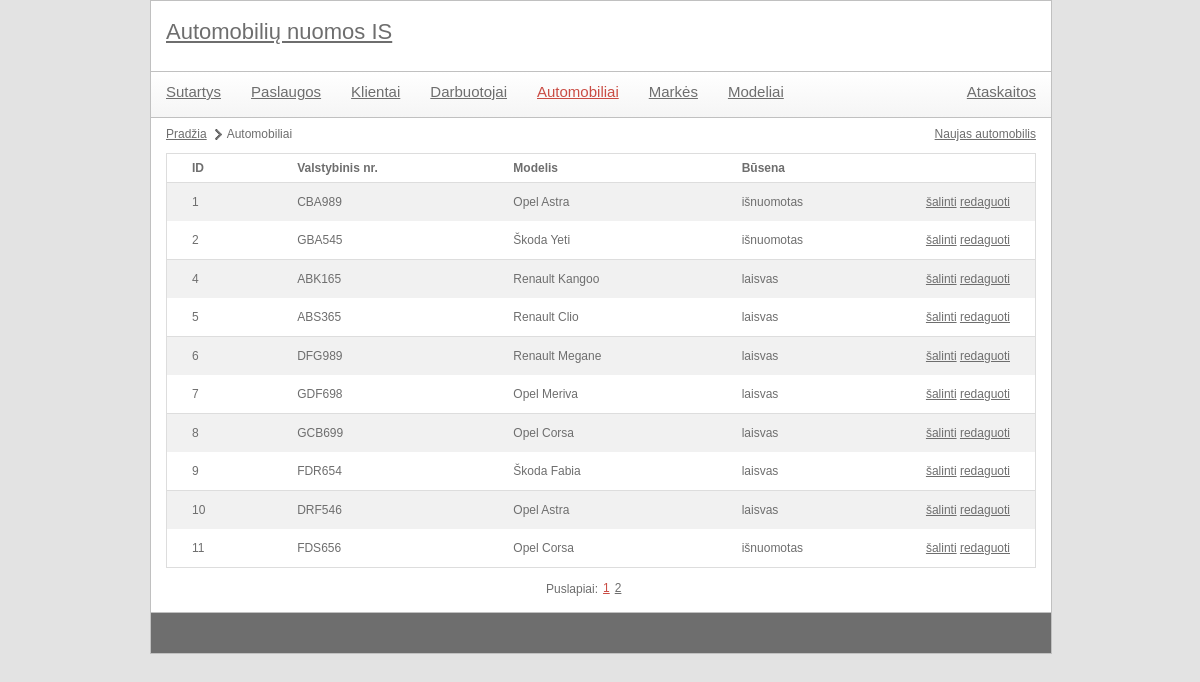
/autonuoma/index.php?module=car&action=list, run on the app's committed database.
### tables this page shows
CREATE TABLE `pavyzdys_automobiliai` (
  `id` int(11) NOT NULL,
  `valstybinis_nr` char(6) NOT NULL,
  `pagaminimo_data` date NOT NULL,
  `rida` int(11) NOT NULL,
  `radijas` tinyint(1) NOT NULL,
  `grotuvas` tinyint(1) NOT NULL,
  `kondicionierius` tinyint(1) NOT NULL,
  `vietu_skaicius` smallint(6) NOT NULL,
  `registravimo_data` date NOT NULL,
  `verte` decimal(8,2) NOT NULL,
  `pavaru_deze` int(11) NOT NULL,
  `degalu_tipas` int(11) NOT NULL,
  `kebulas` int(11) NOT NULL,
  `bagazo_dydis` int(11) NOT NULL,
  `busena` int(11) DEFAULT NULL,
  `fk_modelis` int(11) NOT NULL
);

CREATE TABLE `pavyzdys_markes` (
  `pavadinimas` varchar(20) NOT NULL,
  `id` int(11) NOT NULL
);

CREATE TABLE `pavyzdys_modeliai` (
  `pavadinimas` varchar(20) NOT NULL,
  `id` int(11) NOT NULL,
  `fk_marke` int(11) NOT NULL
);

CREATE TABLE `pavyzdys_auto_busenos` (
  `ID` int(11) NOT NULL,
  `name` char(10) NOT NULL
);

### autonuoma/controls/car_list.php (called while the page is built)
<?php
include 'libraries/cars.class.php';
$carsObj = new cars();
$elementCount = $carsObj->getCarListCount();
include 'utils/paging.class.php';
$paging = new paging(config::NUMBER_OF_ROWS_IN_PAGE);
$paging->process($elementCount, $pageId);
$data = $carsObj->getCarList($paging->size, $paging->first);
include 'templates/car_list.tpl.php';
?>

### autonuoma/index.php (called while the page is built, shortened)
<?php
	include 'utils/mysql.class.php';
	if(isset($_GET['module'])) {
		$module = mysql::escape($_GET['module']);
	}
	include 'templates/main.tpl.php';
?>

### autonuoma/utils/mysql.class.php (called while the page is built, shortened)
<?php
class mysql {
    protected static $connection;
    public static function connect() {
		if(!isset(self::$connection)) {
            self::$connection = new mysqli(config::DB_SERVER, config::DB_USERNAME, config::DB_PASSWORD, config::DB_NAME);
        }
        return self::$connection;
    }
    public static function query($query) {
        $connection = mysql::connect();
        $result = $connection->query($query);
        return $result;
    }
    public static function select($query) {
        $rows = array();
        $result = mysql::query($query);
        while ($row = $result->fetch_assoc()) {
            $rows[] = $row;
        }
        return $rows;
    }
	public static function escape($field) {
		$connection =  mysql::connect();
		return mysqli_real_escape_string($connection, $field);
	}
}

### autonuoma/utils/paging.class.php (called while the page is built, shortened)
<?php
class paging {
	public $size;
	public function __construct($rowsPerPage) {
		$this->size = $rowsPerPage;
	}
	public function process($total, $currentPage) {
		$this->first = ($currentPage - 1) * $this->size;
	}
}
?>

### autonuoma/libraries/cars.class.php (called while the page is built, shortened)
<?php
class cars {
	private $markes_lentele = '';
	private $modeliai_lentele = '';
	private $automobiliai_lentele = '';
	private $auto_busenos_lentele = '';
	public function __construct() {
		$this->markes_lentele = config::DB_PREFIX . 'markes';
		$this->modeliai_lentele = config::DB_PREFIX . 'modeliai';
		$this->automobiliai_lentele = config::DB_PREFIX . 'automobiliai';
		$this->auto_busenos_lentele = config::DB_PREFIX . 'auto_busenos';
	}
	public function getCarList($limit = null, $offset = null) {
		$limitOffsetString = "";
		if(isset($limit)) {
			$limitOffsetString .= " LIMIT {$limit}";
		}
		if(isset($offset)) {
			$limitOffsetString .= " OFFSET {$offset}";
		}
		$query = "  SELECT `{$this->automobiliai_lentele}`.`id`,
						   `{$this->automobiliai_lentele}`.`valstybinis_nr`,
						   `{$this->auto_busenos_lentele}`.`name` AS `busena`,
						   `{$this->modeliai_lentele}`.`pavadinimas` AS `modelis`,
						   `{$this->markes_lentele}`.`pavadinimas` AS `marke`
					FROM `{$this->automobiliai_lentele}`
						LEFT JOIN `{$this->modeliai_lentele}`
							ON `{$this->automobiliai_lentele}`.`fk_modelis`=`{$this->modeliai_lentele}`.`id`
						LEFT JOIN `{$this->markes_lentele}`
							ON `{$this->modeliai_lentele}`.`fk_marke`=`{$this->markes_lentele}`.`id`
						LEFT JOIN `{$this->auto_busenos_lentele}`
							ON `{$this->automobiliai_lentele}`.`busena`=`{$this->auto_busenos_lentele}`.`id`" . $limitOffsetString;
		$data = mysql::select($query);
		return $data;
	}
}

### autonuoma/templates/car_list.tpl.php (the view, shortened to what this page needs)
<ul id="pagePath">
	<li><a href="index.php">Pradžia</a></li>
	<li>Automobiliai</li>
</ul>
<div id="actions">
	<a href='index.php?module=<?php echo $module; ?>&action=create'>Naujas automobilis</a>
</div>
<table class="listTable">
	<tr>
		<th>ID</th>
		<th>Valstybinis nr.</th>
		<th>Modelis</th>
		<th>Būsena</th>
		<th></th>
	</tr>
	<?php
		foreach($data as $key => $val) {
			echo
				"<tr>"
					. "<td>{$val['id']}</td>"
					. "<td>{$val['valstybinis_nr']}</td>"
					. "<td>{$val['marke']} {$val['modelis']}</td>"
					. "<td>{$val['busena']}</td>"
					. "<td>"
						. "<a href='#' onclick='showConfirmDialog(\"{$module}\", \"{$val['id']}\"); return false;' title=''>šalinti</a>&nbsp;"
						. "<a href='index.php?module={$module}&action=edit&id={$val['id']}' title=''>redaguoti</a>"
					. "</td>"
				. "</tr>";
		}
	?>
</table>
<?php
	include 'templates/paging.tpl.php';
?>

### autonuoma/style/main.css (style rules this page uses)
body { color: #6e6e6e; font-family: Verdana, Geneva, sans-serif; font-size: 12px; background-color: #e3e3e3; width: 900px; margin: 0px auto; }
a { color: #6e6e6e; }
#contentMain table { margin-top: 3px; width: 100%; border-collapse: collapse; border: 1px solid #ddd; }
#contentMain table th { text-align: left; padding: 8px 25px; font-weight: bold; }
#contentMain table th:last-child { width: 40px; }
#contentMain table th:first-child { border-top-left-radius: 5px; moz-border-top-left-radius: 5px; }
#contentMain table th:last-child { border-top-right-radius: 5px; moz-border-top-right-radius: 5px; }
#contentMain table.listTable tr:nth-child(even) { background-color: #f1f1f1; }
#contentMain table td { padding: 8px 25px; text-align: center; line-height: 22px; text-align: left; }
#contentMain table tr:last-child td:first-child { border-bottom-left-radius: 5px; moz-border-bottom-left-radius: 5px; }
#contentMain table tr:last-child td:last-child { border-bottom-right-radius: 5px; moz-border-bottom-right-radius: 5px; }
#contentMain table.listTable tr:nth-child(odd) { background-color: #fff; border-bottom: 1px solid #ddd; }
#contentMain #pagePath { margin: 10px 0px 10px 0px; display: block; float: left; }
#contentMain #pagePath li { float: left; display: block; margin-right: 5px; background: url(images/page-path-separator.png) center right no-repeat; padding-right: 15px; }
#contentMain #pagePath li:last-child { background: none; }
#contentMain #actions { float: right; margin: 10px 0px 0px 0px; }
#contentMain #actions a { margin-left: 7px; }

### data on the page
pavyzdys_automobiliai: id "1", valstybinis_nr "CBA989", pavyzdys_markes.pavadinimas "Opel", fk_modelis.pavadinimas "Astra", busena.name "išnuomotas"
pavyzdys_automobiliai: id "2", valstybinis_nr "GBA545", pavyzdys_markes.pavadinimas "Škoda", fk_modelis.pavadinimas "Yeti", busena.name "išnuomotas"
pavyzdys_automobiliai: id "4", valstybinis_nr "ABK165", pavyzdys_markes.pavadinimas "Renault", fk_modelis.pavadinimas "Kangoo", busena.name "laisvas"
pavyzdys_automobiliai: id "5", valstybinis_nr "ABS365", pavyzdys_markes.pavadinimas "Renault", fk_modelis.pavadinimas "Clio", busena.name "laisvas"
pavyzdys_automobiliai: id "6", valstybinis_nr "DFG989", pavyzdys_markes.pavadinimas "Renault", fk_modelis.pavadinimas "Megane", busena.name "laisvas"
pavyzdys_automobiliai: id "7", valstybinis_nr "GDF698", pavyzdys_markes.pavadinimas "Opel", fk_modelis.pavadinimas "Meriva", busena.name "laisvas"
pavyzdys_automobiliai: id "8", valstybinis_nr "GCB699", pavyzdys_markes.pavadinimas "Opel", fk_modelis.pavadinimas "Corsa", busena.name "laisvas"
pavyzdys_automobiliai: id "9", valstybinis_nr "FDR654", pavyzdys_markes.pavadinimas "Škoda", fk_modelis.pavadinimas "Fabia", busena.name "laisvas"
pavyzdys_automobiliai: id "10", valstybinis_nr "DRF546", pavyzdys_markes.pavadinimas "Opel", fk_modelis.pavadinimas "Astra", busena.name "laisvas"
pavyzdys_automobiliai: id "11", valstybinis_nr "FDS656", pavyzdys_markes.pavadinimas "Opel", fk_modelis.pavadinimas "Corsa", busena.name "išnuomotas"

### other printed values
$value['page'] "1"
$value['page'] "2"
